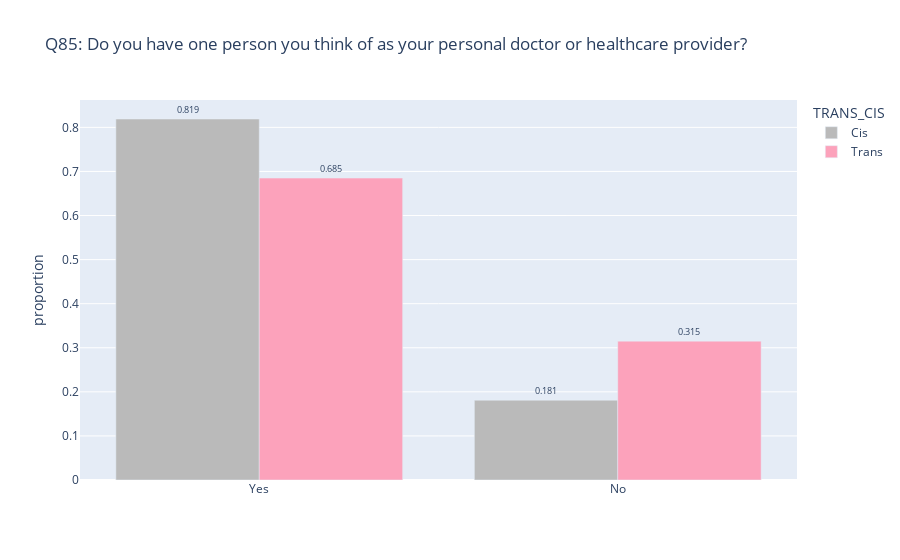

Notebook cell for this chart:
### Code cell
trans_vs_cis(q85, 'Q85')

### Figure 1 — Plotly figure (JSON) as saved in the notebook; plotly's stock layout.template omitted (floating-point values rounded to 4 significant figures)
{"data": [{"alignmentgroup": "True", "hovertemplate": "TRANS_CIS=Cis<br>Q85=%{x}<br>value=%{y}<br>text=%{text}<extra></extra>", "legendgroup": "Cis", "marker": {"color": "#bababa", "pattern": {"shape": ""}}, "name": "Cis", "offsetgroup": "Cis", "orientation": "v", "showlegend": true, "text": [0.819, 0.181], "textfont": {"size": 9}, "textposition": "outside", "type": "bar", "x": ["Yes", "No"], "xaxis": "x", "y": [0.819, 0.181], "yaxis": "y"}, {"alignmentgroup": "True", "hovertemplate": "TRANS_CIS=Trans<br>Q85=%{x}<br>value=%{y}<br>text=%{text}<extra></extra>", "legendgroup": "Trans", "marker": {"color": "#fca2bb", "pattern": {"shape": ""}}, "name": "Trans", "offsetgroup": "Trans", "orientation": "v", "showlegend": true, "text": [0.685, 0.315], "textfont": {"size": 9}, "textposition": "outside", "type": "bar", "x": ["Yes", "No"], "xaxis": "x", "y": [0.685, 0.315], "yaxis": "y"}], "layout": {"barmode": "group", "legend": {"title": {"text": "TRANS_CIS"}, "tracegroupgap": 0}, "title": {"text": "Q85: Do you have one person you think of as your personal doctor or healthcare provider?"}, "xaxis": {"anchor": "y", "domain": [0, 1], "title": {"text": ""}}, "yaxis": {"anchor": "x", "domain": [0, 1], "title": {"text": "proportion"}}}}
